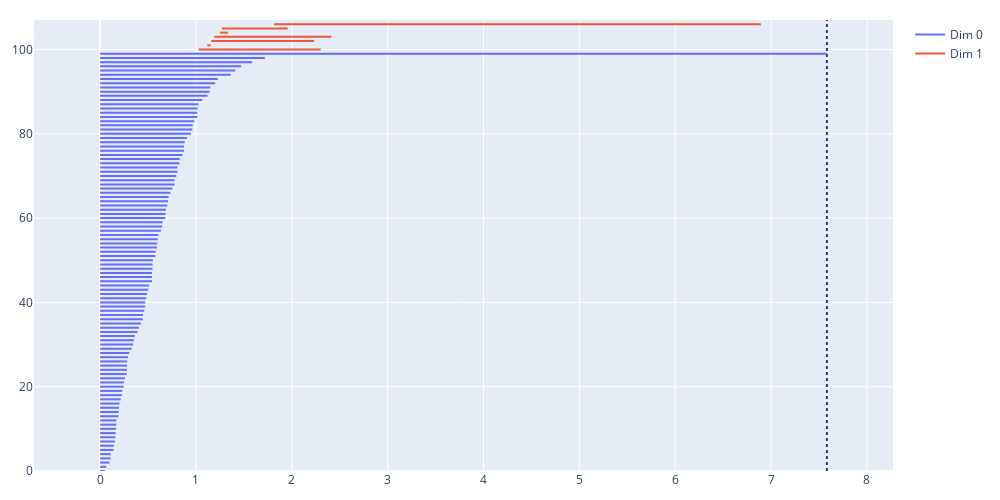

Notebook cell for this chart:
### Code cell
# Barcode diagram
fig = oat.plot.barcode(homology)
fig.update_layout(
        width=1000, 
        height=500,
        margin=dict(l=20, r=20, t=20, b=20)
    )
fig.show()

### Figure 1 — Plotly figure (JSON) as saved in the notebook; plotly's stock layout.template omitted (floating-point values rounded to 4 significant figures; data arrays with more than 128 entries replaced by an {"elided": "..."} marker saying what was removed)
{"data": [{"hoverinfo": "text", "hovertext": {"elided": "300 str values"}, "line": {"color": "#636EFA"}, "mode": "lines", "name": "Dim 0", "type": "scatter", "x": {"elided": "300 float values"}, "y": {"elided": "300 int values"}}, {"hoverinfo": "text", "hovertext": ["birth 1.0295630140987002<br>death 2.300825938657681<br>homology dimension 1<br>row of dataframe 106", "birth 1.0295630140987002<br>death 2.300825938657681<br>homology dimension 1<br>row of dataframe 106", "birth 1.0295630140987002<br>death 2.300825938657681<br>homology dimension 1<br>row of dataframe 106", "birth 1.1175866856758812<br>death 1.1535163631262448<br>homology dimension 1<br>row of dataframe 105", "birth 1.1175866856758812<br>death 1.1535163631262448<br>homology dimension 1<br>row of dataframe 105", "birth 1.1175866856758812<br>death 1.1535163631262448<br>homology dimension 1<br>row of dataframe 105", "birth 1.160172400981854<br>death 2.231434516180119<br>homology dimension 1<br>row of dataframe 104", "birth 1.160172400981854<br>death 2.231434516180119<br>homology dimension 1<br>row of dataframe 104", "birth 1.160172400981854<br>death 2.231434516180119<br>homology dimension 1<br>row of dataframe 104", "birth 1.1907980517283354<br>death 2.4126748641290234<br>homology dimension 1<br>row of dataframe 103", "birth 1.1907980517283354<br>death 2.4126748641290234<br>homology dimension 1<br>row of dataframe 103", "birth 1.1907980517283354<br>death 2.4126748641290234<br>homology dimension 1<br>row of dataframe 103", "birth 1.2515989773086262<br>death 1.335440002396214<br>homology dimension 1<br>row of dataframe 102", "birth 1.2515989773086262<br>death 1.335440002396214<br>homology dimension 1<br>row of dataframe 102", "birth 1.2515989773086262<br>death 1.335440002396214<br>homology dimension 1<br>row of dataframe 102", "birth 1.2712985487288184<br>death 1.9560419218411444<br>homology dimension 1<br>row of dataframe 101", "birth 1.2712985487288184<br>death 1.9560419218411444<br>homology dimension 1<br>row of dataframe 101", "birth 1.2712985487288184<br>death 1.9560419218411444<br>homology dimension 1<br>row of dataframe 101", "birth 1.815543995611233<br>death 6.892786084015665<br>homology dimension 1<br>row of dataframe 100", "birth 1.815543995611233<br>death 6.892786084015665<br>homology dimension 1<br>row of dataframe 100", "birth 1.815543995611233<br>death 6.892786084015665<br>homology dimension 1<br>row of dataframe 100"], "line": {"color": "#EF553B"}, "mode": "lines", "name": "Dim 1", "type": "scatter", "x": [1.03, 2.301, null, 1.118, 1.154, null, 1.16, 2.231, null, 1.191, 2.413, null, 1.252, 1.335, null, 1.271, 1.956, null, 1.816, 6.893, null], "y": [100, 100, null, 101, 101, null, 102, 102, null, 103, 103, null, 104, 104, null, 105, 105, null, 106, 106, null]}], "layout": {"height": 500, "margin": {"b": 20, "l": 20, "r": 20, "t": 20}, "shapes": [{"line": {"dash": "dot"}, "type": "line", "x0": 7.582, "x1": 7.582, "xref": "x", "y0": 0, "y1": 1, "yref": "y domain"}], "width": 1000, "xaxis": {"range": [-0.6893, 8.271]}, "yaxis": {"range": [0, 107]}}}
